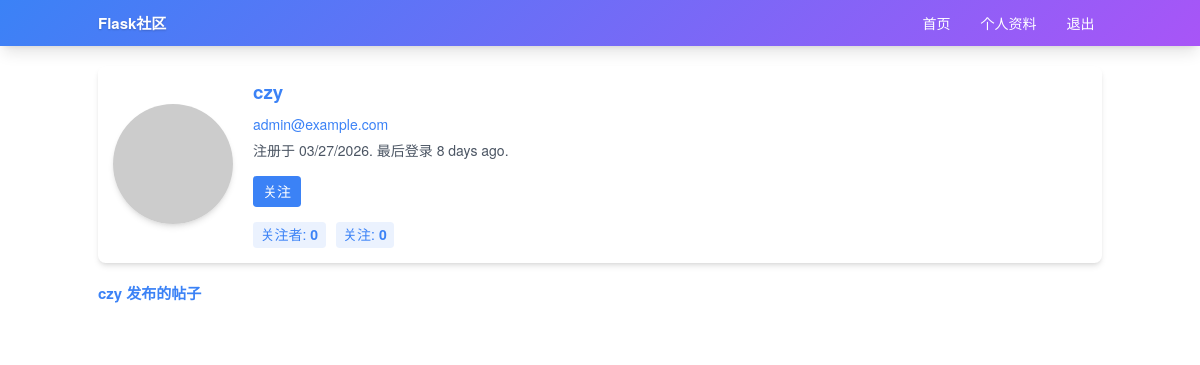
Page /user/czy (signed in) on the earlier database version.
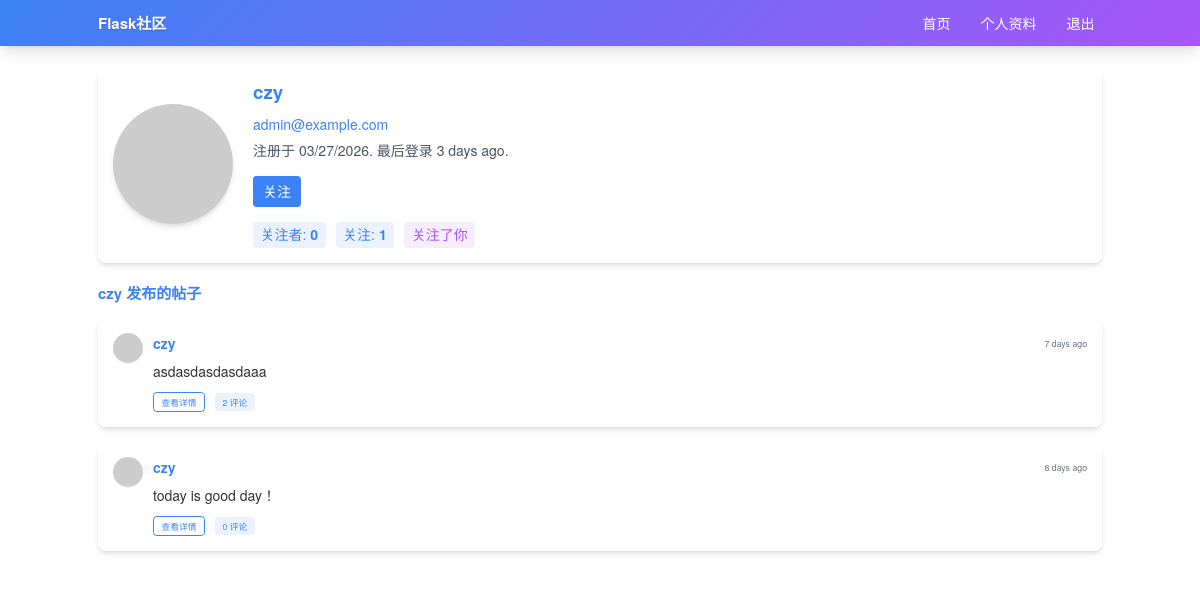
Same page on the later database version.
### app/models.py (models this page shows, shortened)
class User(UserMixin, db.Model):
    __tablename__ = 'users'
    id = db.Column(db.Integer, primary_key = True)
    email = db.Column(db.String(64), unique=True, index=True)
    username = db.Column(db.String(64), unique=True, index=True)
    password_hash = db.Column(db.String(128))
    role_id = db.Column(db.Integer, db.ForeignKey('roles.id'))
    name = db.Column(db.String(64))
    location = db.Column(db.String(64))
    about_me = db.Column(db.Text())
    member_since = db.Column(db.DateTime(), default=datetime.utcnow)
    last_seen = db.Column(db.DateTime(), default=datetime.utcnow)
    avatar_hash = db.Column(db.String(32))
    posts = db.relationship('Post', backref='author', lazy='dynamic')
    comments = db.relationship('Comment', backref='author', lazy='dynamic')
    followed = db.relationship('Follow', foreign_keys=[Follow.follower_id], backref=db.backref('follower', lazy='joined'), lazy='dynamic', cascade='all, delete-orphan')
    followers = db.relationship('Follow', foreign_keys=[Follow.followed_id], backref=db.backref('followed', lazy='joined'), lazy='dynamic', cascade='all, delete-orphan')
    def is_following(self, user):
        return self.followed.filter_by(followed_id=user.id).first() is not None
    def ping(self):
        self.last_seen = datetime.utcnow()
        db.session.add(self)
    def can(self, permissions):
        return self.role is not None and (self.role.permissions & permissions) == permissions
    def is_administrator(self):
        return self.can(Permission.ADMINISTER)
    def gravatar(self, size=100, default='identicon', rating='g'):
        if request.is_secure:
            url = 'https://secure.gravatar.com/avatar'
        else:
            url = 'http://www.gravatar.com/avatar'
        hash = self.avatar_hash or hashlib.md5(self.email.encode('utf-8')).hexdigest()
        return '{url}/{hash}?s={size}&d={default}&r={rating}'.format(url=url, hash=hash, size=size, default=default, rating=rating)
    @property
    def password(self):
        raise AttributeError('password is not a readable attribute')

class Post(db.Model):
    __tablename__ = 'posts'
    id = db.Column(db.Integer, primary_key=True)
    body = db.Column(db.Text)
    timestamp = db.Column(db.DateTime, index=True, default=datetime.utcnow)
    author_id = db.Column(db.Integer, db.ForeignKey('users.id'))
    body_html = db.Column(db.Text)
    comments = db.relationship('Comment', backref='post', lazy='dynamic')

### app/main/views.py (the view)
@main.route('/user/<username>')
def user(username):
    user = User.query.filter_by(username=username).first()
    if user is None:
        abort(404)
    posts = user.posts.order_by(Post.timestamp.desc()).all()
    return render_template('user.html', user=user, posts=posts)

### app/__init__.py (called while the page is built)
@login_manager.user_loader
def load_user(user_id):
    from .models import User
    return User.query.get(int(user_id))

def create_app(config_name='default'):
    app = Flask(__name__)
    app.config.from_object(config[config_name])
    config[config_name].init_app(app)
    bootstrap.init_app(app)
    moment.init_app(app)
    db.init_app(app)
    login_manager.init_app(app)
    csrf.init_app(app)
    migrate.init_app(app, db)
    pagedown.init_app(app)
    from .main import main as main_blueprint
    app.register_blueprint(main_blueprint)
    from .models import Permission
    @app.context_processor
    def inject_permissions():
        return dict(Permission=Permission)
    from .auth import auth as auth_blueprint
    app.register_blueprint(auth_blueprint, url_prefix='/auth')
    from .models import AnonymousUser
    login_manager.anonymous_user = AnonymousUser
    return app

### app/auth/views.py (called while the page is built)
@auth.before_app_request
def before_request():
    if current_user.is_authenticated:
        current_user.ping()

### app/templates/user.html (shortened to what this page needs)
{% extends "base.html" %}
{% block page_content %}
<div class="bg-white rounded-xl shadow-md p-6 mb-8 card-hover">
    <div class="flex flex-col md:flex-row items-center">
        <div class="mb-6 md:mb-0 md:mr-8">
            <div class="text-center">
                <img src="{{ user.gravatar(size=200) }}" class="w-48 h-48 rounded-full object-cover shadow-md avatar-hover">
            </div>
        </div>
        <div class="flex-1">
            <h1 class="text-3xl font-bold text-blue-archive mb-4">{{ user.username }}</h1>
            {% if current_user.is_administrator %}
            <p class="mb-2"><a href="mailto:{{ user.email }}" class="text-blue-archive hover:underline">{{ user.email }}</a></p>
            {% endif %}
            <p class="text-gray-600 mb-6">
                注册于 {{ moment(user.member_since).format('L') }}.
                最后登录 {{ moment(user.last_seen).fromNow() }}.
            </p>
            <div class="flex flex-wrap gap-4 mb-6">
                {% if current_user.can(Permission.FOLLOW) and user != current_user %}
                    {% if not current_user.is_following(user) %}
                    <a href="{{ url_for('.follow', username=user.username) }}" class="px-4 py-2 rounded-md bg-blue-archive text-white hover:shadow-md transition-all duration-300">关注</a>
                    {% else %}
                    <a href="{{ url_for('.unfollow', username=user.username) }}" class="px-4 py-2 rounded-md border border-blue-archive text-blue-archive hover:bg-blue-archive hover:text-white transition-all duration-300">取消关注</a>
                    {% endif %}
                {% endif %}
            </div>
            <div class="flex items-center space-x-4">
                <a href="{{ url_for('.followers', username=user.username) }}" class="px-3 py-1 rounded-md bg-blue-archive/10 text-blue-archive hover:bg-blue-archive/20 transition-all duration-300">
                    关注者: <span class="font-bold">{{ user.followers.count()}}</span>
                </a>
                <a href="{{ url_for('.followed_by', username=user.username) }}" class="px-3 py-1 rounded-md bg-blue-archive/10 text-blue-archive hover:bg-blue-archive/20 transition-all duration-300">
                    关注: <span class="font-bold">{{ user.followed.count()}}</span>
                </a>
                {% if current_user.is_authenticated and user != current_user and user.is_following(current_user) %}
                <span class="px-3 py-1 rounded-md bg-purple-archive/10 text-purple-archive">关注了你</span>
                {% endif %}
            </div>
        </div>
    </div>
</div>
<div class="mt-8">
    <h2 class="text-2xl font-bold text-blue-archive mb-6">{{ user.username }} 发布的帖子</h2>
    {% include '_posts.html' %}
</div>
{% endblock %}

### app/templates/base.html (shortened to what this page needs)
{% extends "bootstrap/base.html" %}
{% block head %}
{{ super() }}
<script src="https://cdn.tailwindcss.com"></script>
{% endblock %}
{% block navbar %}
<nav class="bg-gradient-archive text-white shadow-lg">
    <div class="container mx-auto px-4 py-3">
        <div class="flex justify-between items-center">
            <a href="/" class="text-2xl font-bold text-shadow">Flask社区</a>
            <div class="md:flex space-x-6">
                <a href="/" class="hover:bg-white/20 px-3 py-2 rounded-md transition-all duration-300">首页</a>
                {% if current_user.is_authenticated %}
                <a href="{{ url_for('main.user', username=current_user.username) }}" class="hover:bg-white/20 px-3 py-2 rounded-md transition-all duration-300">个人资料</a>
                <a href="{{ url_for('auth.logout') }}" class="hover:bg-white/20 px-3 py-2 rounded-md transition-all duration-300">退出</a>
                {% else %}
                <a href="{{ url_for('auth.login') }}" class="hover:bg-white/20 px-3 py-2 rounded-md transition-all duration-300">登录</a>
                <a href="{{ url_for('auth.register') }}" class="hover:bg-white/20 px-3 py-2 rounded-md transition-all duration-300">注册</a>
                {% endif %}
            </div>
        </div>
    </div>
</nav>
{% endblock %}
{% block content %}
<div class="container mx-auto px-4 py-8">
    {% block page_content %}{% endblock %}
</div>
{% endblock %}

### app/templates/_posts.html (shortened to what this page needs)
<div class="space-y-6">
    {% for post in posts %}
    <div class="bg-white rounded-xl shadow-md p-6 card-hover">
        <div class="flex items-start">
            <div class="mr-4">
                <a href="{{ url_for('.user', username=post.author.username) }}">
                    <img src="{{ post.author.gravatar(size=48) }}" class="w-12 h-12 rounded-full object-cover shadow-sm avatar-hover">
                </a>
            </div>
            <div class="flex-1">
                <div class="flex justify-between items-center mb-3">
                    <a href="{{ url_for('.user', username=post.author.username) }}" class="font-bold text-blue-archive hover:underline">
                        {{ post.author.username }}
                    </a>
                    <span class="text-gray-500 text-sm">{{ moment(post.timestamp).fromNow() }}</span>
                </div>
                <div class="mb-4">
                    {% if post.body_html %}
                        {{ post.body_html | safe }}
                    {% else %}
                        {{ post.body }}
                    {% endif %}
                </div>
                <div class="flex items-center space-x-4">
                    <a href="{{ url_for('.post', id=post.id) }}" class="px-3 py-1 text-sm rounded-md border border-blue-archive text-blue-archive hover:bg-blue-archive hover:text-white transition-all duration-300">
                        查看详情
                    </a>
                    <a href="{{ url_for('.post', id=post.id) }}#comments" class="px-3 py-1 text-sm rounded-md bg-blue-archive/10 text-blue-archive hover:bg-blue-archive/20 transition-all duration-300">
                        {{ post.comments.count() }} 评论
                    </a>
                </div>
            </div>
        </div>
    </div>
    {% endfor %}
</div>

Differences in the rows shown:
changed User "czy": last_seen "8 days ago" → "3 days ago"
added Post: author.username "czy", timestamp "7 days ago", body_html "asdasdasdasdaaa", comments.count "2"
added Post: author.username "czy", timestamp "8 days ago", body "today is good day！", comments.count "0"
Other differences:
{{ user.followed.count() }}: "0" → "1"
text now shown: "关注了你"
